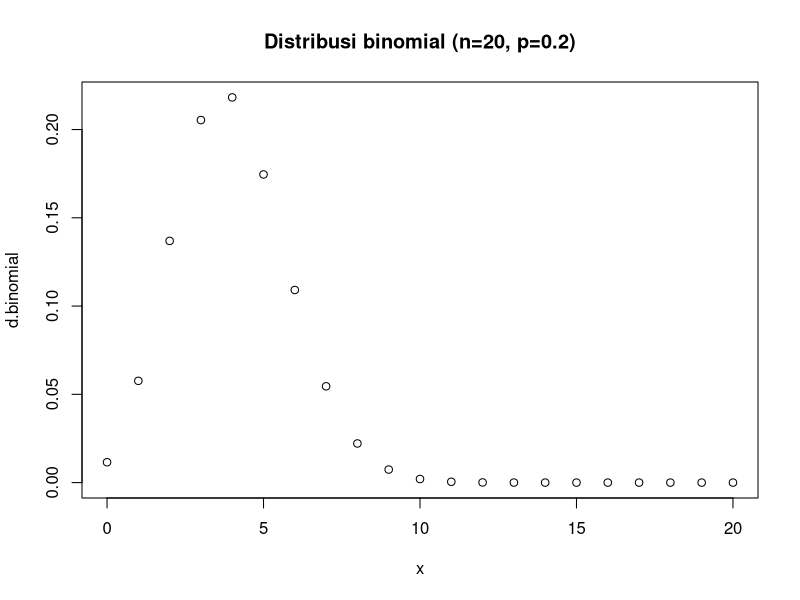
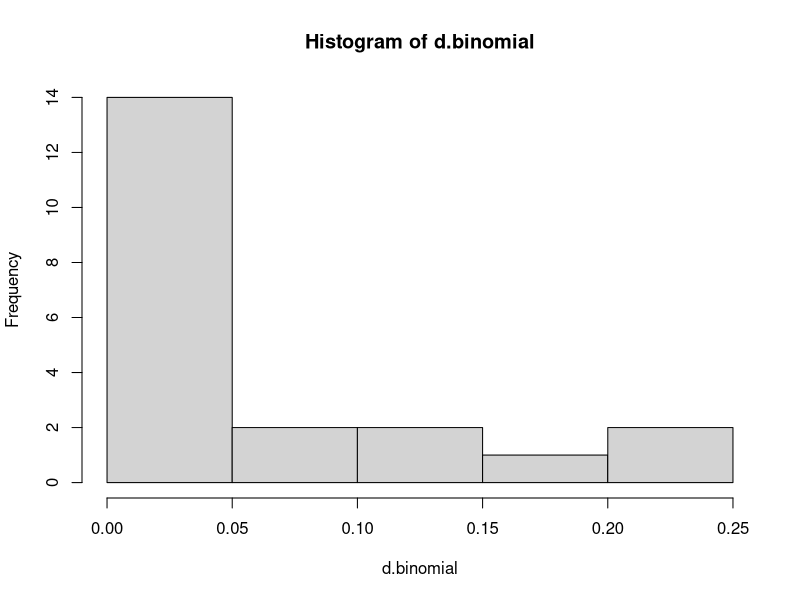

These charts were generated, in order, by the following R code:
p = 0.2
n = 20

# a. peluang terdapat 4 pasien yang sembuh
dbinom(4, size = n, prob = p)


# b. grafik histogram
# contoh grafik (x=0:20)
x = 0:20
d.binomial <- dbinom(x, size=n, prob=p)
plot(x, d.binomial, main='Distribusi binomial (n=20, p=0.2)')
hist(d.binomial)


# c. nilai rataan dan varian
# nilai rataan
nilai.rataan = n*p
# coba pada 1000000 data random
mean(rbinom(1000000, size = n, prob = p))

# varians
varians = n*p*(1-p)
# coba pada 1000000 data random
var(rbinom(1000000, size = n, prob = p))